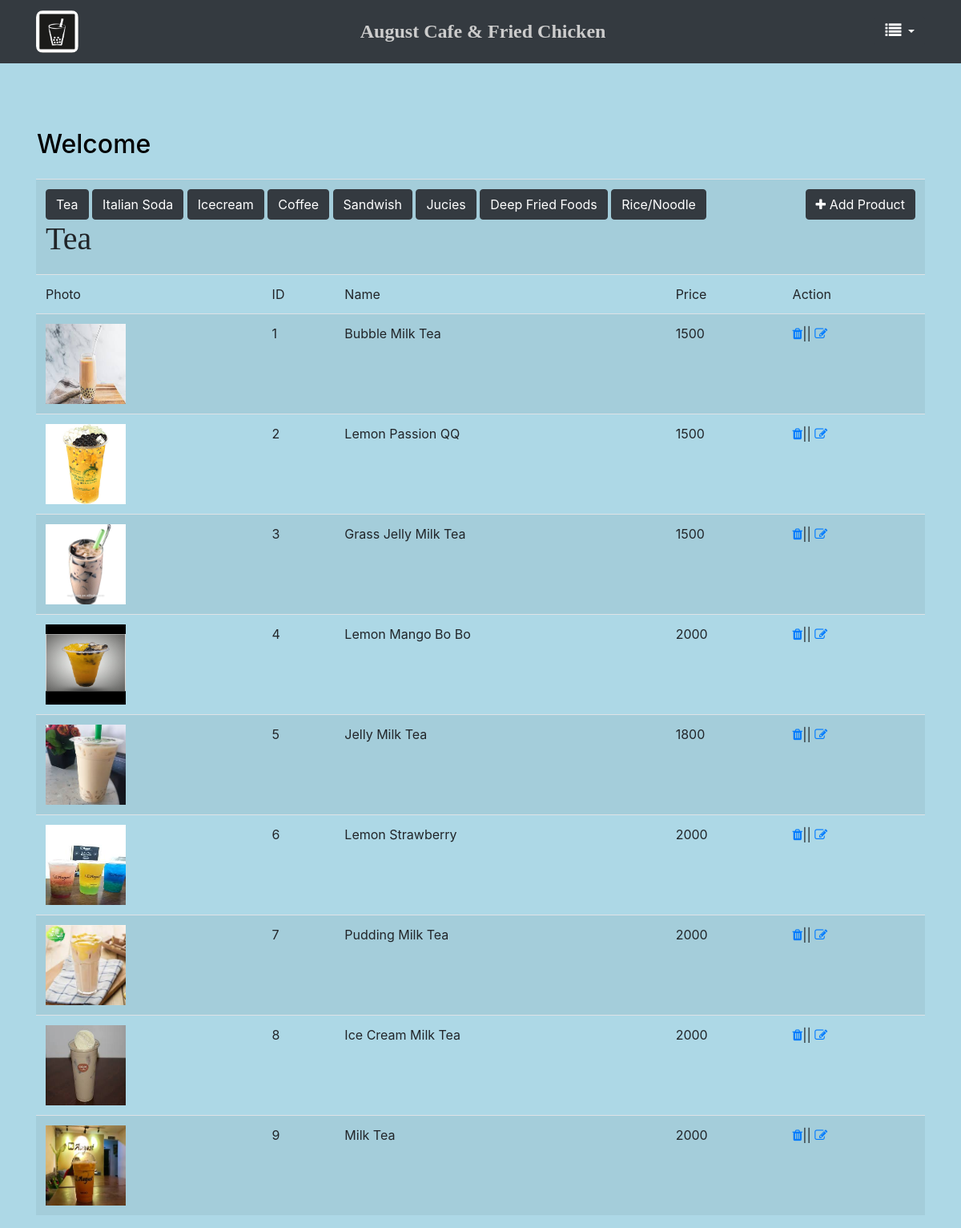
The page /admin/tea.php on the database its author committed.
### tables this page shows
CREATE TABLE `menu` (
  `product_id` int(11) NOT NULL,
  `product_name` varchar(30) NOT NULL,
  `cat_id` int(11) NOT NULL,
  `price` int(11) NOT NULL,
  `photo` varchar(225) NOT NULL
);

### admin/tea.php (the view, shortened to what this page needs)
<?php
	include "connect.php";
	?>
<!DOCTYPE html PUBLIC "-//W3C//DTD XHTML 1.0 Transitional//EN" "http://www.w3.org/TR/xhtml1/DTD/xhtml1-transitional.dtd">
<html xmlns="http://www.w3.org/1999/xhtml">
<head>
<link rel="stylesheet" type="text/css" href="style/bootstrap.min.css"/>
<link rel="stylesheet" type="text/css" href="style/icon/css/font-awesome.min.css"/>
<link rel="stylesheet" type="text/css" href="style.css"/>
</head>
<body style="background-color:lightblue">
<?php
	include "header.php"
?>
<div class="container top">
	<div class="row">
    	<div class="col-lg-12 col-md-12 col-sm-12" >
        	    <div class="page-header p-3 ">
    	<div class="row" style="margin-top:1rem">
                	<h2 style="color:black"> Welcome </h2>
        </div>
        </div>
        </div>
    </div>
    	<div class="row">
			<div class="col-md-12">
            	<table class="table table-striped">
                <tr>
                	<td colspan="4" align="left">
                    <a href="tea.php" class="btn btn-dark">Tea</a>
                    <a href="soda.php" class="btn btn-dark">Italian Soda</a>
                    <a href="icecream.php" class="btn btn-dark">Icecream</a>
                     <a href="coffee.php" class="btn btn-dark">Coffee</a>
                    <a href="sandwich.php" class="btn btn-dark">Sandwish</a>
                    <a href="jucies.php" class="btn btn-dark">Jucies</a>
                    <a href="deep.php" class="btn btn-dark">Deep Fried Foods</a>
                    <a href="rice.php" class="btn btn-dark">Rice/Noodle</a>
			<h1 style="font-family:Algerian">Tea</h1>
                    </td>
                    <td align="right"><a href="menu.php" class="btn btn-dark"> <span class="fa fa-plus"></span>&nbsp;Add Product</a></td>
                </tr>
  <tr>
    <td>Photo</td>
    <td>ID</td>
    <td>Name</td>
    <td>Price</td>
    <td>Action</td>
  </tr>
  <?php
		$query="select * from menu where cat_id=1 order by product_id ";
		$go_query=mysqli_query($connection,$query);
		while($row=mysqli_fetch_array($go_query))
		{
			$product_id=$row['product_id'];
			$product_name=$row['product_name'];
			$price=$row['price'];
			$photo=$row['photo'];
			echo"<tr>";
			echo"<td><img src='photo/{$photo}'width='100'height='100'></td>";
			echo"<td>{$product_id}</td>";
			echo"<td>{$product_name}</td>";
			echo"<td>{$price}</td>";
			echo"<td><a href='menulist.php?action=delete&p_id={$product_id}'class='fa fa-trash'onclick=\"return confirm('Are You Sure?')\"></a>||
			<a href='edit.php?action=edit&p_id={$product_id}'class='fa fa-edit' ></a></td>";
			echo"</tr>";
		}
  ?>
</table>
            </div>
        </div>
    </div>
</body>
</html>

### admin/style.css (style rules this page uses)
.top { margin-top:50px; }

### rows shown on the page
menu: photo (picture), product_id "1", product_name "Bubble Milk Tea", price "1500"
menu: photo (picture), product_id "2", product_name "Lemon Passion QQ", price "1500"
menu: photo (picture), product_id "3", product_name "Grass Jelly Milk Tea", price "1500"
menu: photo (picture), product_id "4", product_name "Lemon Mango Bo Bo", price "2000"
menu: photo (picture), product_id "5", product_name "Jelly Milk Tea", price "1800"
menu: photo (picture), product_id "6", product_name "Lemon Strawberry", price "2000"
menu: photo (picture), product_id "7", product_name "Pudding Milk Tea", price "2000"
menu: photo (picture), product_id "8", product_name "Ice Cream Milk Tea", price "2000"
menu: photo (picture), product_id "9", product_name "Milk Tea", price "2000"
